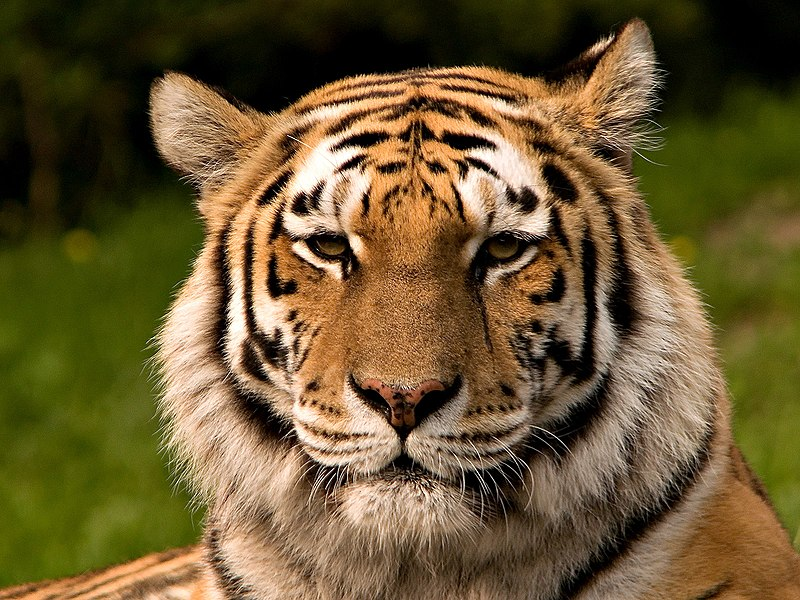
#> input picture apto-viii/images/tigre.jpg, 800 x 600 px
$ python dilatacion.py
#> lines starting #> are read from the running program, lines starting #| are printed output that depends on the picture
import cv2 as cv
import numpy as np
from matplotlib import pyplot as plt

img = cv.imread('../images/tigre.jpg', 0)
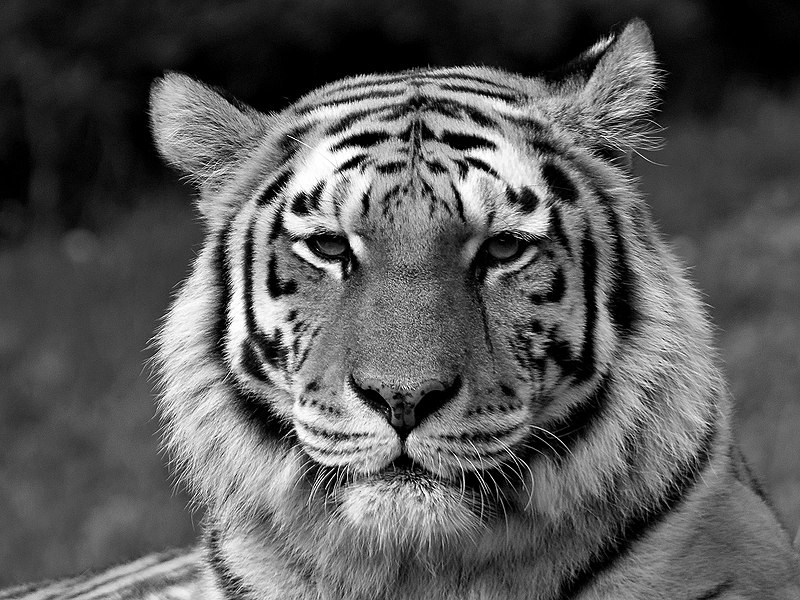
#> img: shape (600, 800); min 0, max 255, mean 89.7
kernel = np.ones((7, 7), np.uint8)

dilatacion = cv.dilate(img, kernel, iterations=1)
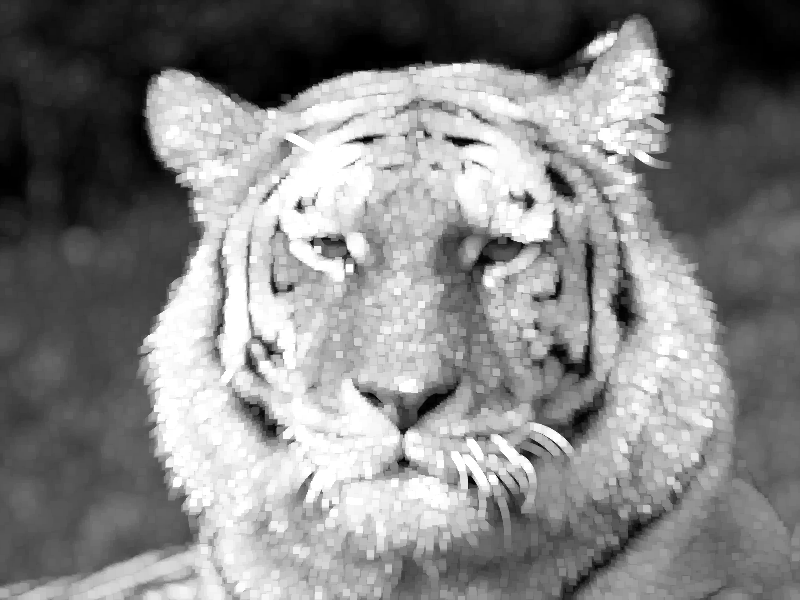
#> dilatacion: shape (600, 800); min 0, max 255, mean 132.3

plt.subplot(121)
plt.imshow(img)
plt.title("Original")
plt.show()
plt.subplot(122)
plt.imshow(dilatacion)
#> (the run stopped early here; a loop or call above may not have finished)

$ run again, with apto-viii/images/leon.jpg copied over apto-viii/images/tigre.jpg
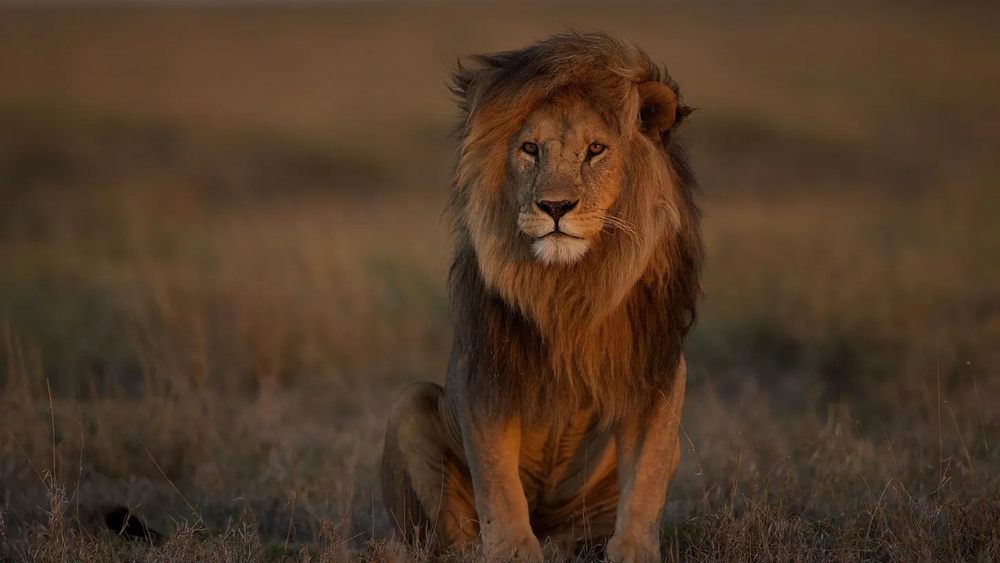
#> input picture apto-viii/images/leon.jpg, 1000 x 563 px, shrunk from 1450 x 816 before the run
#> `img = cv.imread('../images/tigre.jpg', 0)`:
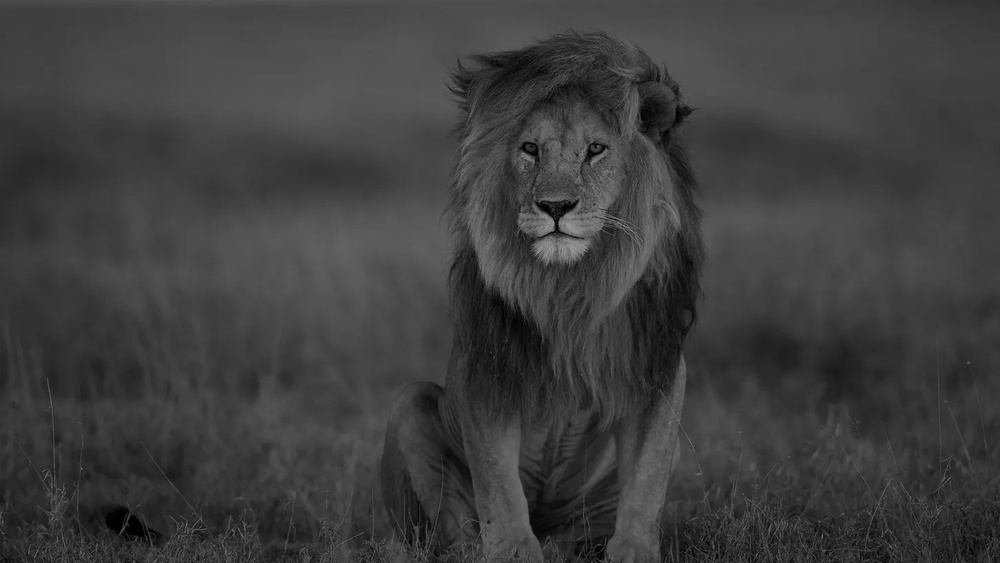
#> img: shape (563, 1000); min 0, max 164, mean 61.9
#> `dilatacion = cv.dilate(img, kernel, iterations=1)`:
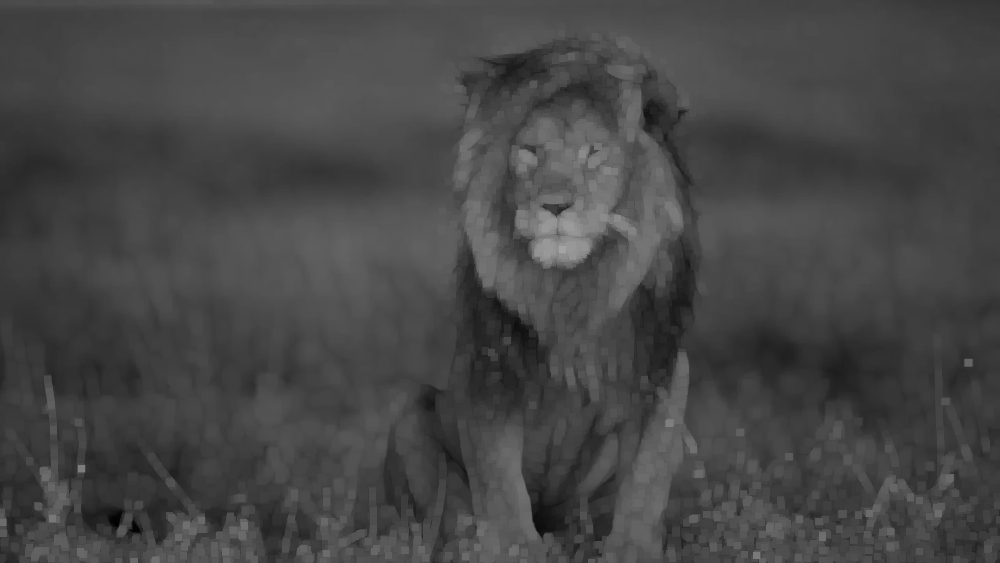
#> dilatacion: shape (563, 1000); min 1, max 164, mean 70
